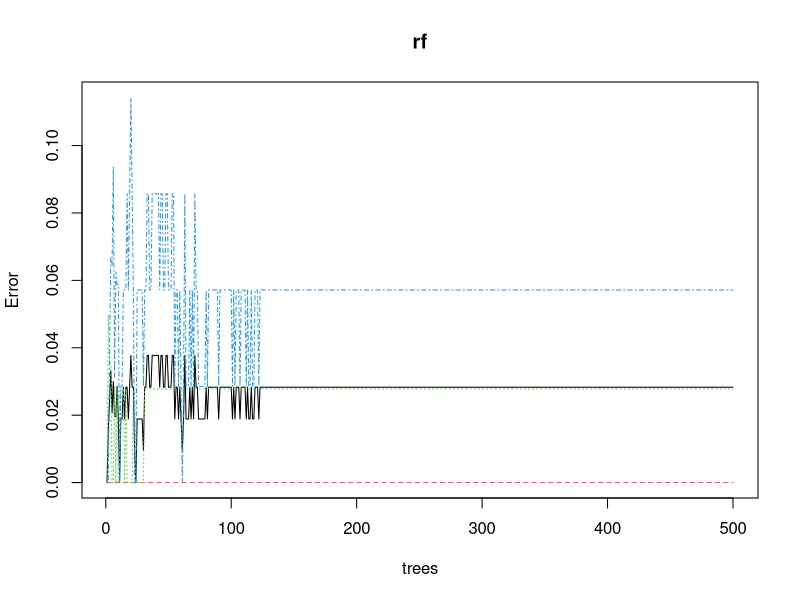
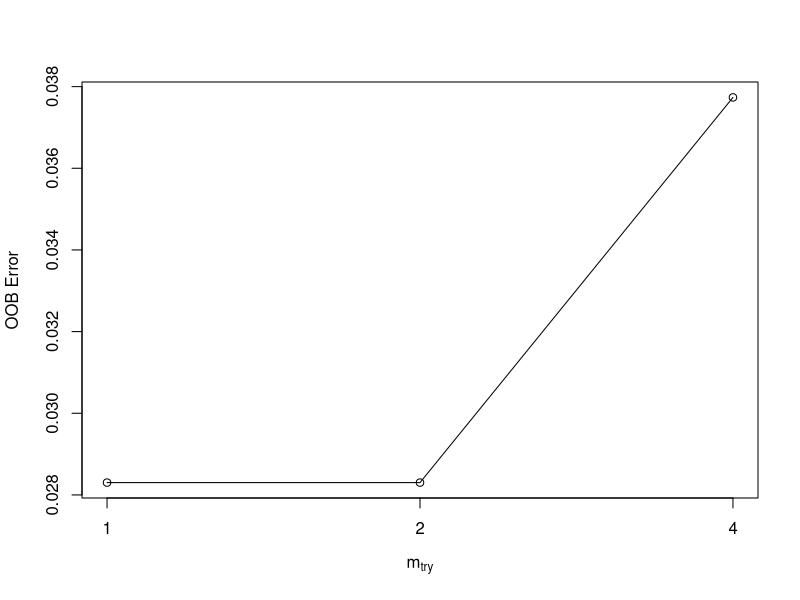
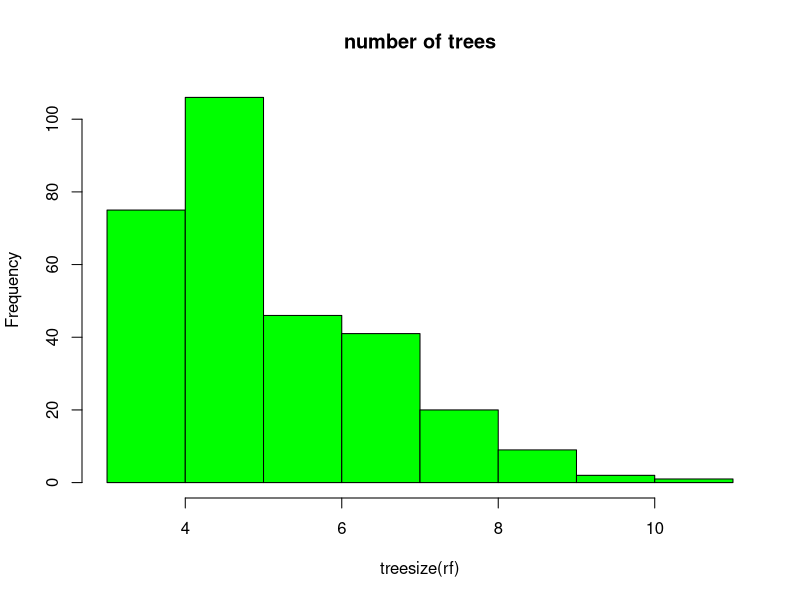
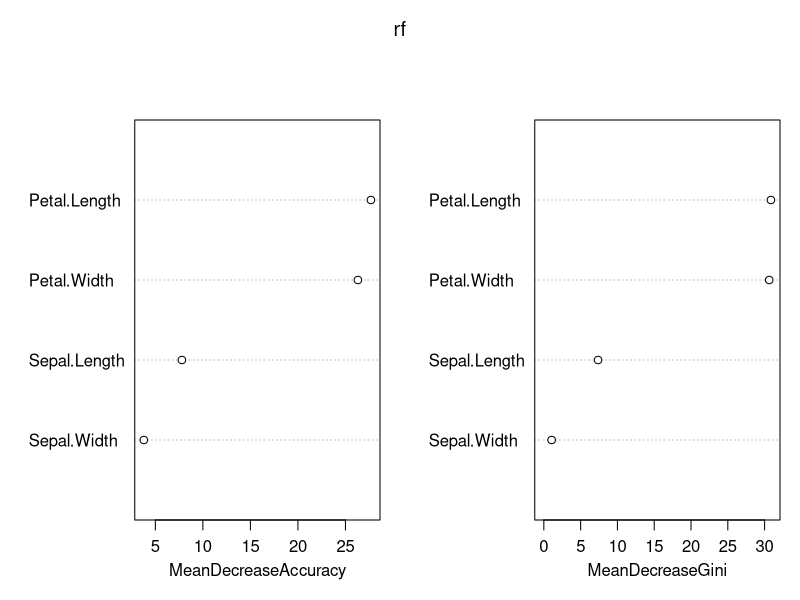

Reproduce these figures in R, in order.
data <- iris
table(iris$Species)
#Data Partition
set.seed(123)
ind <- sample(2, nrow(data), replace = T, prob=c(0.7,0.3))
train <- data[ind==1,]
test <- data[ind==2,]

#random forest
library(randomForest)
set.seed(222)
rf <- randomForest(Species~. , data=train)
rf
print(rf)
attributes(rf)
rf$confusion


#Prediction and confusion matrix - train data
library(caret)
p1 <- predict(rf, train)
head(p1)
head(train$Species)

confusionMatrix(p1, train$Species)

p2 <- predict(rf, test)
confusionMatrix(p2, test$Species)


#Error rate
plot(rf)
#OOB vs number of trees

#tune rf
t <- tuneRF(train[,-5], train[,5],
       stepFactor = 0.5,
       plot = T,
       ntreeTry = 300,
       trace = T,
       improve = 0.05)


rf <- randomForest(Species~. , data=train, ntree = 300,
                   mtry = 2, importance = T, proximity = T)

print(rf)

#No. of nodes for the trees
hist(treesize(rf), main = "number of trees", col = "green")


#variable importance
varImpPlot(rf)
importance(rf)


varUsed(rf)














